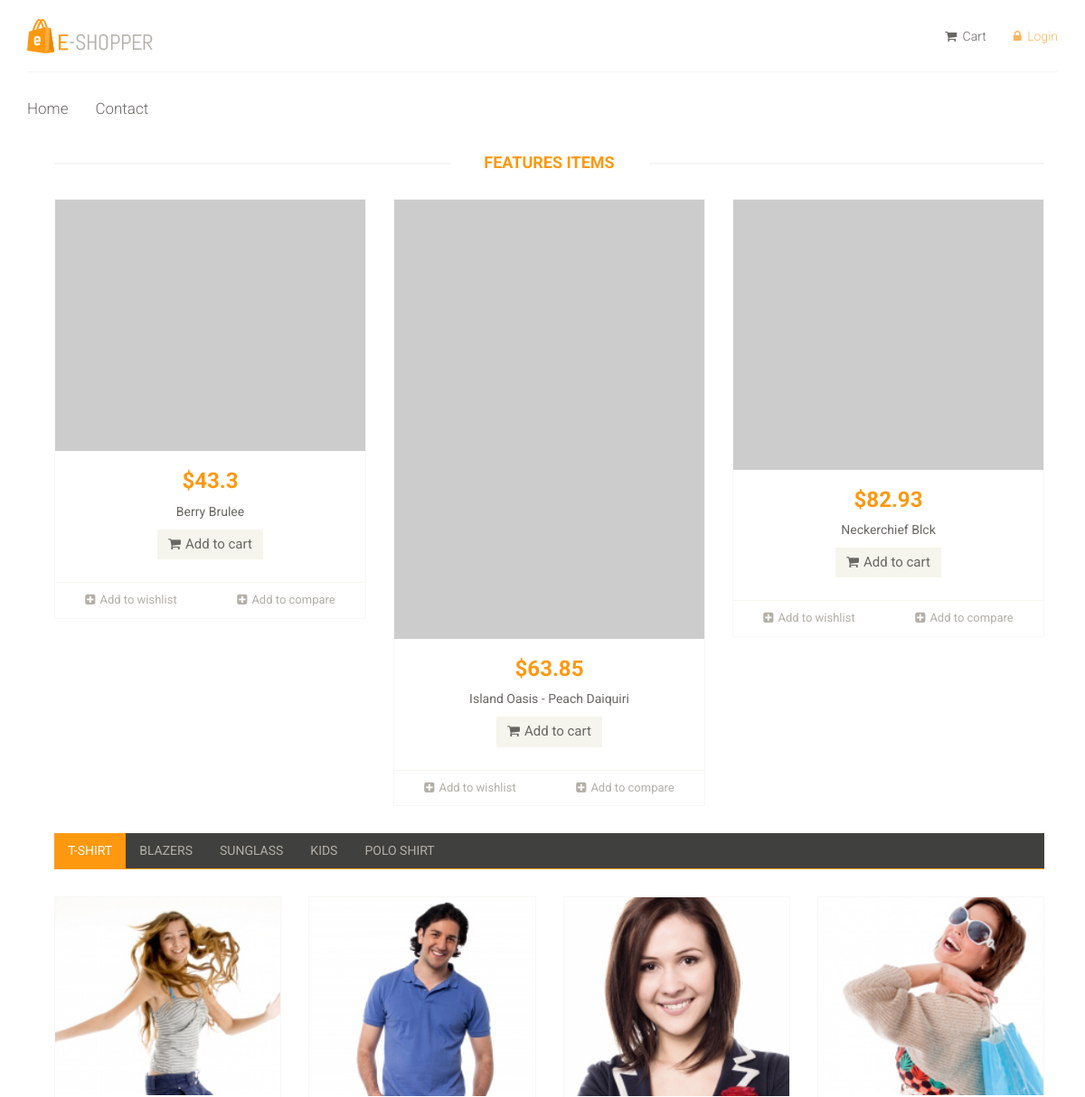
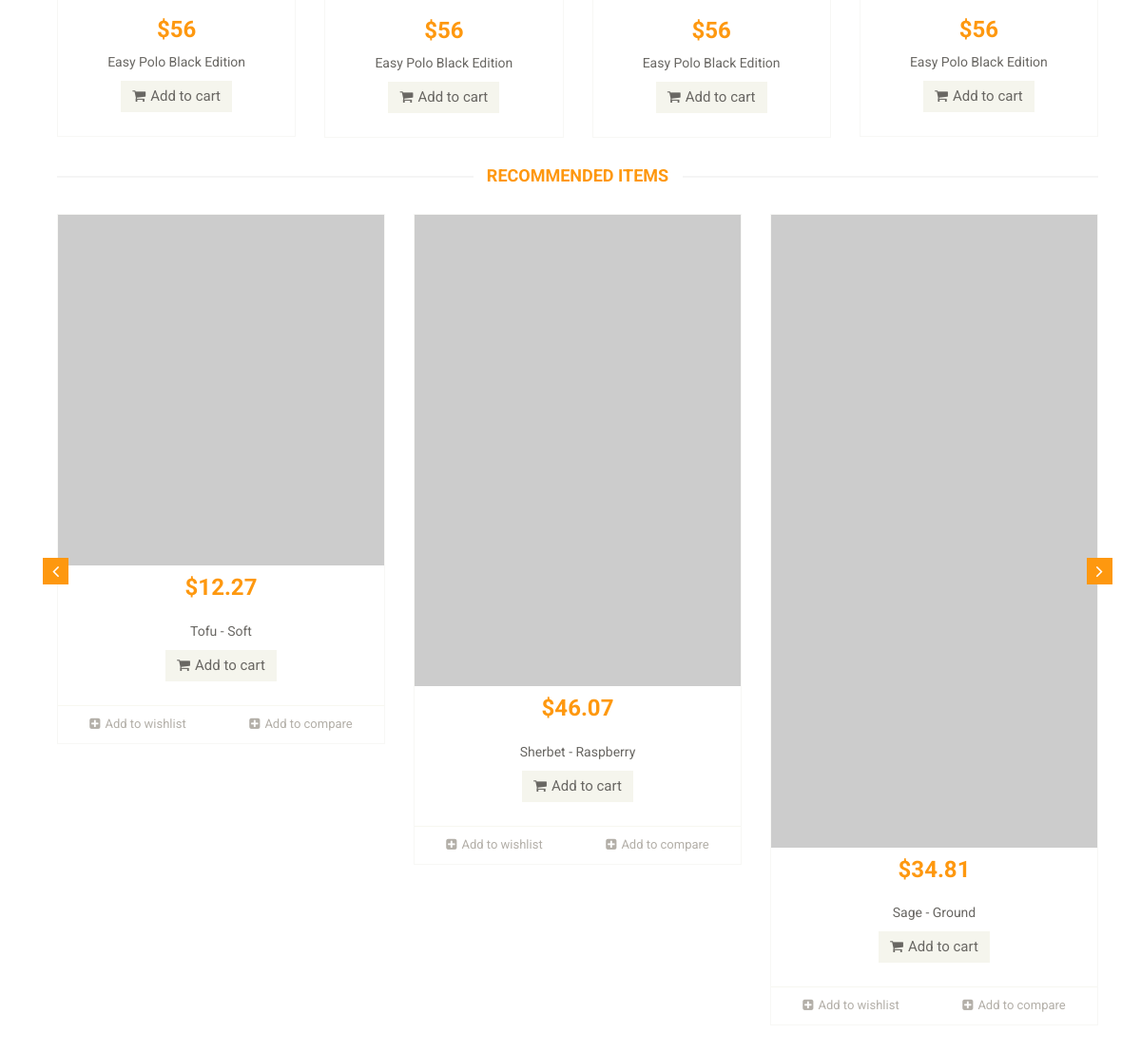
The page / on the database its author committed (2 pictures, top to bottom).
### shop/models.py (models this page shows, shortened)
class Product(models.Model):
    name = models.CharField(max_length=100)
    price = models.FloatField()
    image = models.ImageField(default='/media/404.png', upload_to='shop/', height_field=None, width_field=None, max_length=None)
    featured = models.BooleanField(default=False)
    recommended = models.BooleanField(default=False)

### shop/views.py (the view)
# urls.py: path('', product_list, name='product-list-page'),
def product_list(request):
    context = {
        'products': Product.objects.all()
    }
    return render(request, 'shop/product_list.html', context)

### shop/templates/shop/product_list.html (shortened to what this page needs)
{% extends 'shop/base.html' %}
{% block content %}
    <div class="container">
        <div class="col-sm-12 padding-right">
            <div
                class="features_items">
                <h2 class="title text-center">Features Items</h2>
                {% for all in products %}
                    {% if all.featured %}
                        <div class="col-sm-4">
                            <div class="product-image-wrapper">
                                <div class="single-products">
                                    <div class="productinfo text-center">
                                        <img src="{{ all.image.url }}" alt=""/>
                                        <h2>${{ all.price }}</h2>
                                        <p>{{ all.name }}</p>
                                        <a href="#" class="btn btn-default add-to-cart">
                                            <i class="fa fa-shopping-cart"></i>Add to cart</a>
                                    </div>
                                    <div class="product-overlay">
                                        <div class="overlay-content">
                                        </div>
                                    </div>
                                </div>
                                <div class="choose">
                                    <ul class="nav nav-pills nav-justified">
                                        <li>
                                            <a href="#">
                                                <i class="fa fa-plus-square"></i>Add to wishlist</a>
                                        </li>
                                        <li>
                                            <a href="#">
                                                <i class="fa fa-plus-square"></i>Add to compare</a>
                                        </li>
                                    </ul>
                                </div>
                            </div>
                        </div>
                    {% endif %}
                {% endfor %}
            </div>
            <div
                class="category-tab">
                <div class="col-sm-12">
                    <ul class="nav nav-tabs">
                        <li class="active">
                            <a href="#tshirt" data-toggle="tab">T-Shirt</a>
                        </li>
                        <li>
                            <a href="#blazers" data-toggle="tab">Blazers</a>
                        </li>
                        <li>
                            <a href="#sunglass" data-toggle="tab">Sunglass</a>
                        </li>
                        <li>
                            <a href="#kids" data-toggle="tab">Kids</a>
                        </li>
                        <li>
                            <a href="#poloshirt" data-toggle="tab">Polo shirt</a>
                        </li>
                    </ul>
                </div>
                <div class="tab-content">
                    <div class="tab-pane fade active in" id="tshirt">
                        <div class="col-sm-3">
                            <div class="product-image-wrapper">
                                <div class="single-products">
                                    <div class="productinfo text-center">
                                        <img src="images/home/gallery1.jpg" alt=""/>
                                        <h2>$56</h2>
                                        <p>Easy Polo Black Edition</p>
                                        <a href="#" class="btn btn-default add-to-cart">
                                            <i class="fa fa-shopping-cart"></i>Add to cart</a>
                                    </div>
                                </div>
                            </div>
                        </div>
                        <div class="col-sm-3">
                            <div class="product-image-wrapper">
                                <div class="single-products">
                                    <div class="productinfo text-center">
                                        <img src="images/home/gallery2.jpg" alt=""/>
                                        <h2>$56</h2>
                                        <p>Easy Polo Black Edition</p>
                                        <a href="#" class="btn btn-default add-to-cart">
                                            <i class="fa fa-shopping-cart"></i>Add to cart</a>
                                    </div>
                                </div>
                            </div>
                        </div>
                        <div class="col-sm-3">
                            <div class="product-image-wrapper">
                                <div class="single-products">
                                    <div class="productinfo text-center">
                                        <img src="images/home/gallery3.jpg" alt=""/>
                                        <h2>$56</h2>
                                        <p>Easy Polo Black Edition</p>
                                        <a href="#" class="btn btn-default add-to-cart">
                                            <i class="fa fa-shopping-cart"></i>Add to cart</a>
                                    </div>
                                </div>
                            </div>
                        </div>
                        <div class="col-sm-3">
                            <div class="product-image-wrapper">
                                <div class="single-products">
                                    <div class="productinfo text-center">
                                        <img src="images/home/gallery4.jpg" alt=""/>
                                        <h2>$56</h2>
                                        <p>Easy Polo Black Edition</p>
                                        <a href="#" class="btn btn-default add-to-cart">
                                            <i class="fa fa-shopping-cart"></i>Add to cart</a>
                                    </div>
                                </div>
                            </div>
                        </div>
                    </div>
                </div>
            </div>
            <div
                class="recommended_items">
                <h2 class="title text-center">recommended items</h2>
                <div id="recommended-item-carousel" class="carousel slide" data-ride="carousel">
                    <div class="carousel-inner">
                        {% for all in products %}
                            {% if all.recommended %}
                                <div class="item active">
                                    <div class="col-sm-4">
                                        <div class="product-image-wrapper">
                                            <div class="single-products">
                                                <div class="productinfo text-center">
                                                    <img src="{{ all.image.url }}" alt=""/>
                                                    <h2>${{ all.price }}</h2>
                                                    <p>{{ all.name }}</p>
                                                    <a href="#" class="btn btn-default add-to-cart">
                                                        <i class="fa fa-shopping-cart"></i>Add to cart</a>
                                                </div>
                                                <div class="product-overlay">
                                                    <div class="overlay-content">
                                                    </div>
                                                </div>
                                            </div>
                                            <div class="choose">
                                                <ul class="nav nav-pills nav-justified">
                                                    <li>
                                                        <a href="#">
                                                            <i class="fa fa-plus-square"></i>Add to wishlist</a>
                                                    </li>
                                                    <li>
                                                        <a href="#">
                                                            <i class="fa fa-plus-square"></i>Add to compare</a>
                                                    </li>
                                                </ul>
                                            </div>
                                        </div>
                                    </div>
                                </div>
                            {% endif %}
                        {% endfor %}
                    </div>
                    <a class="left recommended-item-control" href="#recommended-item-carousel" data-slide="prev">
                        <i class="fa fa-angle-left"></i>
                    </a>
                    <a class="right recommended-item-control" href="#recommended-item-carousel" data-slide="next">
                        <i class="fa fa-angle-right"></i>
                    </a>
                </div>
            </div>
        </div>
{% endblock content %}

### shop/templates/shop/base.html (shortened to what this page needs)
{% load static %}
<!DOCTYPE html>
<html lang="en">
<head>
    <link href="{% static 'css/bootstrap.min.css' %}" rel="stylesheet">
    <link href="{% static 'css/font-awesome.min.css' %}" rel="stylesheet">
    <link href="{% static 'css/prettyPhoto.css' %}" rel="stylesheet">
    <link href="{% static 'css/price-range.css' %}" rel="stylesheet">
    <link href="{% static 'css/animate.css' %}" rel="stylesheet">
	<link href="{% static 'css/main.css' %}" rel="stylesheet">
	<link href="{% static 'css/responsive.css' %}" rel="stylesheet">
</head>
<body>
		<div class="header-middle">
			<div class="container">
				<div class="row">
					<div class="col-sm-4">
						<div class="logo pull-left">
							<a href="index.html"><img src="{% static 'images/home/logo.png' %}" alt="" /></a>
						</div>
					</div>
					<div class="col-sm-8">
						<div class="shop-menu pull-right">
							<ul class="nav navbar-nav">
								<li><a href="cart.html"><i class="fa fa-shopping-cart"></i> Cart</a></li>
								<li><a href="login.html" class="active"><i class="fa fa-lock"></i> Login</a></li>
							</ul>
						</div>
					</div>
				</div>
			</div>
		</div>
		<div class="header-bottom">
			<div class="container">
				<div class="row">
					<div class="col-sm-9">
						<div class="mainmenu pull-left">
							<ul class="nav navbar-nav collapse navbar-collapse">
								<li><a href="index.html">Home</a></li>
								<li><a href="contact-us.html">Contact</a></li>
							</ul>
						</div>
					</div>
				</div>
			</div>
		</div>
{% block content %}
{% endblock content %}
</body>
</html>

### static/css/main.css (style rules this page uses)
body { font-family: 'Roboto', sans-serif; background:; position: relative; font-weight:400px; }
ul li { list-style: none; }
a { -webkit-transition: 300ms; -moz-transition: 300ms; -o-transition: 300ms; transition: 300ms; }
h1, h2, h3, h4, h5, h6 { font-family: 'Roboto', sans-serif; }
.header-middle .container .row { border-bottom: 1px solid #f5f5f5; margin-left: 0; margin-right: 0; padding-bottom: 20px; padding-top: 20px; }
.header-middle .container .row .col-sm-4 { padding-left: 0; }
.header-middle .container .row .col-sm-8 { padding-right:0; }
.shop-menu ul li { display:inline-block; padding-left: 15px; padding-right: 15px; }
.shop-menu ul li:last-child { padding-right: 0; }
.shop-menu ul li a { background: #FFFFFF; color: #696763; font-family: 'Roboto', sans-serif; font-size: 14px; font-weight: 300; padding:0; padding-right: 0; margin-top: 10px; }
.shop-menu ul li a i { margin-right:3px; }
.header-bottom { padding-bottom: 30px; padding-top: 30px; }
.navbar-collapse.collapse { padding-left: 0; }
.mainmenu ul li { padding-right: 15px; padding-left: 15px; }
.mainmenu ul li:first-child { padding-left: 0px; }
.mainmenu ul li a { color: #696763; font-family: 'Roboto', sans-serif; font-size: 17px; font-weight: 300; padding: 0; padding-bottom: 10px; }
.mainmenu ul li a:hover, .mainmenu ul li a.active, .shop-menu ul li a.active { background:none; color:#fdb45e; }
.item { padding-left: 100px; }
.item h2 { color: #363432; font-family: 'Roboto', sans-serif; font-size: 28px; font-weight: 700; margin-bottom: 22px; margin-top: 10px; }
.item p { color:#363432; font-size:16px; font-weight:300; font-family: 'Roboto', sans-serif; }
.right { right: 0; }
.left-sidebar h2:after, h2.title:after { content: " "; position: absolute; border: 1px solid #f5f5f5; bottom:8px; left: 0; width: 100%; height: 0; z-index: -2; }
h2.title:before { content: " "; position: absolute; background: #fff; bottom: -6px; width: 220px; height: 30px; z-index: -1; left: 50%; margin-left: -110px; }
.padding-right { padding-right: 0; }
.features_items { overflow:hidden; }
h2.title { color: #FE980F; font-family: 'Roboto', sans-serif; font-size: 18px; font-weight: 700; margin: 0 15px; text-transform: uppercase; margin-bottom: 30px; position: relative; }
.product-image-wrapper { border:1px solid #F7F7F5; overflow: hidden; margin-bottom:30px; }
.single-products { position: relative; }
.productinfo h2 { color: #FE980F; font-family: 'Roboto', sans-serif; font-size: 24px; font-weight: 700; }
.productinfo p { font-family: 'Roboto', sans-serif; font-size: 14px; font-weight: 400; color: #696763; }
.productinfo img { width: 100%; }
.productinfo { position:relative; }
.product-overlay { background:#FE980F; top: 0; display: none; height: 0; position: absolute; transition: height 500ms ease 0s; width: 100%; display: block; opacity:; }
.product-overlay .overlay-content { bottom: 0; position: absolute; bottom: 0; text-align: center; width: 100%; }
.add-to-cart { background:#F5F5ED; border: 0 none; border-radius: 0; color: #696763; font-family: 'Roboto', sans-serif; font-size: 15px; margin-bottom: 25px; }
.add-to-cart i { margin-right:5px; }
.choose { border-top: 1px solid #F7F7F0; }
.choose ul li a { color: #B3AFA8; font-family: 'Roboto', sans-serif; font-size: 13px; padding-left: 0; padding-right: 0; }
.choose ul li a i { margin-right:5px; }
.category-tab { overflow: hidden; }
.category-tab ul { background: #40403E; border-bottom: 1px solid #FE980F; list-style: none outside none; margin: 0 0 30px; padding: 0; width: 100%; }
.category-tab ul li a { border: 0 none; border-radius: 0; color: #B3AFA8; display: block; font-family: 'Roboto', sans-serif; font-size: 14px; text-transform: uppercase; }
.nav-tabs li.active a, .nav-tabs li.active a:hover, .nav-tabs li.active a:focus { -moz-border-bottom-colors: none; -moz-border-left-colors: none; -moz-border-right-colors: none; -moz-border-top-colors: none; background-color: #FE980F; border:0px; color: #FFFFFF; cursor: default; margin-right:0; margin-left:0; }
.nav-tabs li a { border: 1px solid rgba(0, 0, 0, 0); border-radius: 4px 4px 0 0; line-height: 1.42857; margin-right:0; }
.recommended_items { overflow: hidden; }
#recommended-item-carousel .carousel-inner .item { padding-left: 0; }
.recommended-item-control { position: absolute; top: 41%; }
.recommended-item-control i { background: none repeat scroll 0 0 #FE980F; color: #FFFFFF; font-size: 20px; padding: 4px 10px; }

### rows shown on the page
Product: featured True (drawn), price "43.3", name "Berry Brulee"
Product: featured True (drawn), price "63.85", name "Island Oasis - Peach Daiquiri"
Product: featured True (drawn), price "82.93", name "Neckerchief Blck"
Product: recommended True (drawn), price "12.27", name "Tofu - Soft"
Product: recommended True (drawn), price "46.07", name "Sherbet - Raspberry"
Product: recommended True (drawn), price "34.81", name "Sage - Ground"
